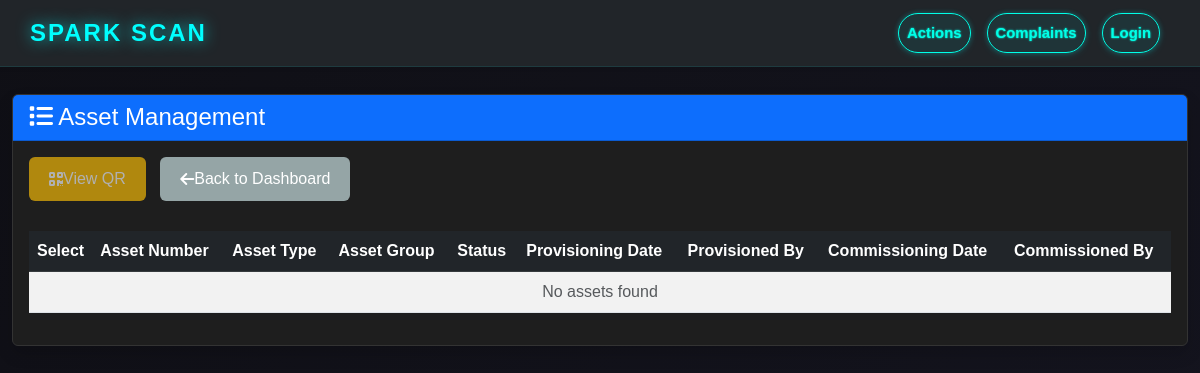
The page /asset/list/ on the database as committed earlier.
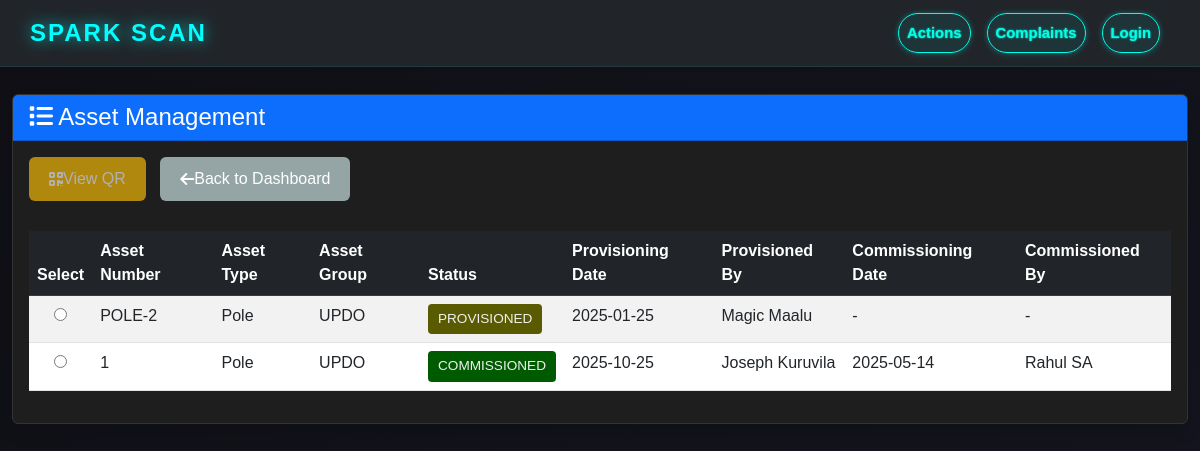
The same page on the database as committed later.
### asset/models.py (models this page shows, shortened)
class Asset(models.Model):
    asset_type = models.CharField(max_length=20, choices=ASSET_TYPE_CHOICES)
    asset_number = models.CharField(max_length=50, unique=True)
    asset_group = models.CharField(max_length=10, choices=ASSET_GROUP_CHOICES)
    status = models.CharField(max_length=20, choices=STATUS_CHOICES, default='PROVISIONED')
    provisioning_date = models.DateField()
    provisioned_by = models.CharField(max_length=100)
    planned_location = models.TextField(help_text="Planned installation location description")
    commissioning_date = models.DateField(null=True, blank=True)
    commissioned_by = models.CharField(max_length=100, null=True, blank=True)
    actual_location = models.TextField(null=True, blank=True, help_text="Actual installed location")
    latitude = models.DecimalField(max_digits=9, decimal_places=6, null=True, blank=True)
    longitude = models.DecimalField(max_digits=9, decimal_places=6, null=True, blank=True)
    dmm = models.CharField(max_length=20, choices=DMM_CHOICES)
    secondary_connection = models.CharField(max_length=20, choices=SECONDARY_CONNECTION_CHOICES)
    ct_ratio = models.CharField(max_length=20)
    pt_ratio = models.CharField(max_length=20)
    actual_cost = models.DecimalField(max_digits=10, decimal_places=2, null=True, blank=True)
    qr_code = models.ImageField(upload_to='qr_codes/', null=True, blank=True)
    created_at = models.DateTimeField(auto_now_add=True)
    updated_at = models.DateTimeField(auto_now=True)
    class Meta:
        ordering = ['-created_at']

### asset/views.py (the view)
# urls.py: path('list/', views.AssetListView.as_view(), name='asset_list'),
class AssetListView(View):
    template_name = 'asset/asset_list.html'
    def get(self, request):
        assets = Asset.objects.all().order_by('-created_at')
        context = {
            'assets': assets,
            'page_title': 'Asset Management'
        }
        return render(request, self.template_name, context)

### templates/asset/asset_list.html (shortened to what the changed rows need)
<!DOCTYPE html>
<html lang="en">
<head>
    <link href="https://cdn.jsdelivr.net/npm/bootstrap@5.3.0/dist/css/bootstrap.min.css" rel="stylesheet">
    <link rel="stylesheet" href="https://cdnjs.cloudflare.com/ajax/libs/font-awesome/6.4.0/css/all.min.css">
    <link rel="stylesheet" href="/static/style.css">
</head>
<body>
    <div class="container-fluid mt-4">
        <div class="row">
            <div class="col-12">
                <div class="card shadow">
                    <div class="card-body">
                        <div class="table-responsive">
                            <table class="table table-striped table-hover asset-table" id="assetTable">
                                <thead class="table-dark">
                                    <tr>
                                        <th width="50">Select</th>
                                        <th>Asset Number</th>
                                        <th>Asset Type</th>
                                        <th>Asset Group</th>
                                        <th>Status</th>
                                        <th>Provisioning Date</th>
                                        <th>Provisioned By</th>
                                        <th>Commissioning Date</th>
                                        <th>Commissioned By</th>
                                    </tr>
                                </thead>
                                <tbody>
                                    {% for asset in assets %}
                                    <tr data-asset-id="{{ asset.id }}" data-asset-status="{{ asset.status }}">
                                        <td class="text-center">
                                            <input type="radio" name="selectedAsset" value="{{ asset.id }}" class="asset-radio">
                                        </td>
                                        <td>{{ asset.asset_number }}</td>
                                        <td>{{ asset.get_asset_type_display }}</td>
                                        <td>{{ asset.asset_group }}</td>
                                        <td>
                                            <span class="status-badge status-{{ asset.status|lower }}">
                                                {{ asset.get_status_display }}
                                            </span>
                                        </td>
                                        <td>{{ asset.provisioning_date|date:"Y-m-d" }}</td>
                                        <td>{{ asset.provisioned_by }}</td>
                                        <td>{{ asset.commissioning_date|date:"Y-m-d"|default:"-" }}</td>
                                        <td>{{ asset.commissioned_by|default:"-" }}</td>
                                    </tr>
                                    {% empty %}
                                    <tr>
                                        <td colspan="9" class="text-center text-muted">No assets found</td>
                                    </tr>
                                    {% endfor %}
                                </tbody>
                            </table>
                        </div>
                    </div>
                </div>
            </div>
        </div>
    </div>
</body>
</html>

Rows that differ between the two databases and show on the page:
added Asset: asset_number "POLE-2", asset_type "Pole", asset_group "UPDO", status "PROVISIONED", provisioning_date "2025-01-25", provisioned_by "Magic Maalu", commissioning_date "-", commissioned_by "-"
added Asset: asset_number "1", asset_type "Pole", asset_group "UPDO", status "COMMISSIONED", provisioning_date "2025-10-25", provisioned_by "Joseph Kuruvila", commissioning_date "2025-05-14", commissioned_by "Rahul SA"
Other text that changed with them:
text no longer shown: "No assets found"
